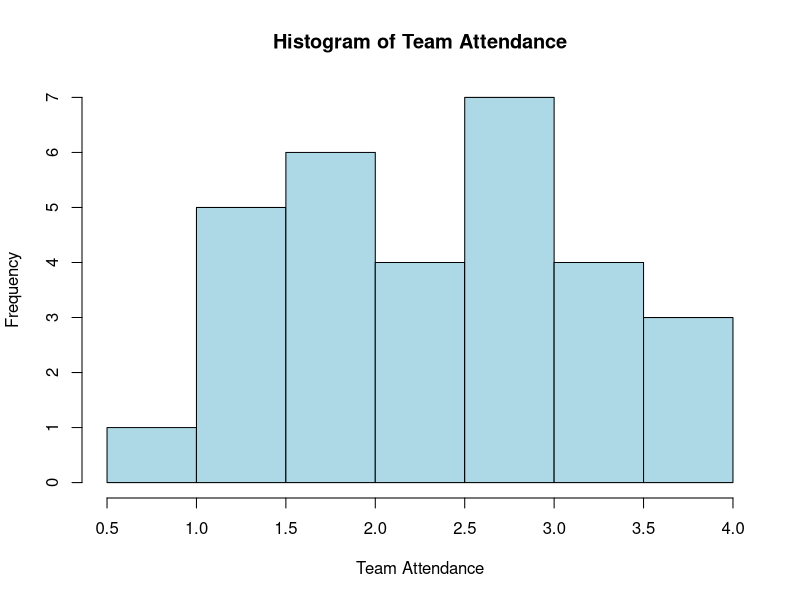
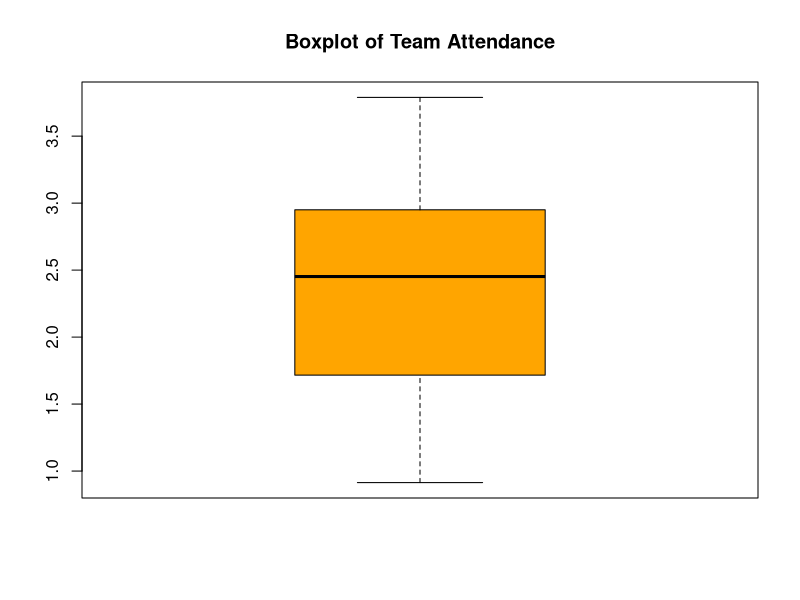
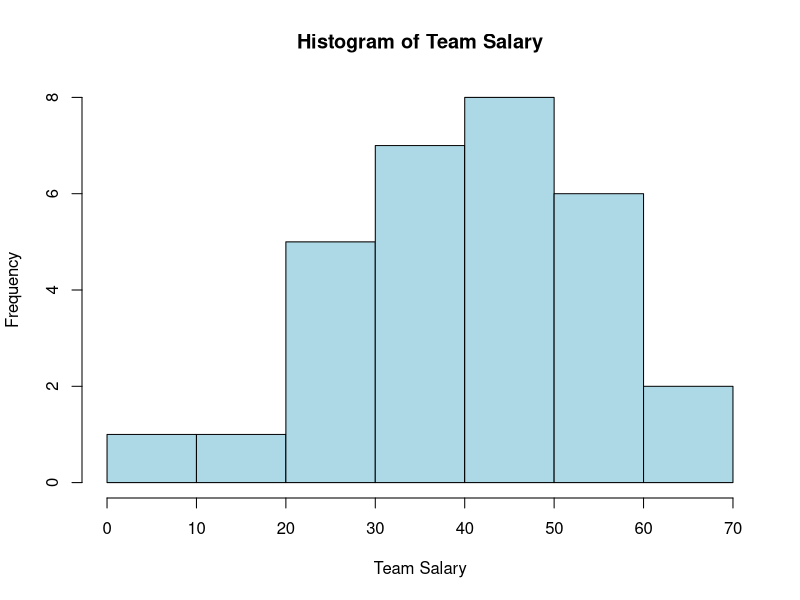
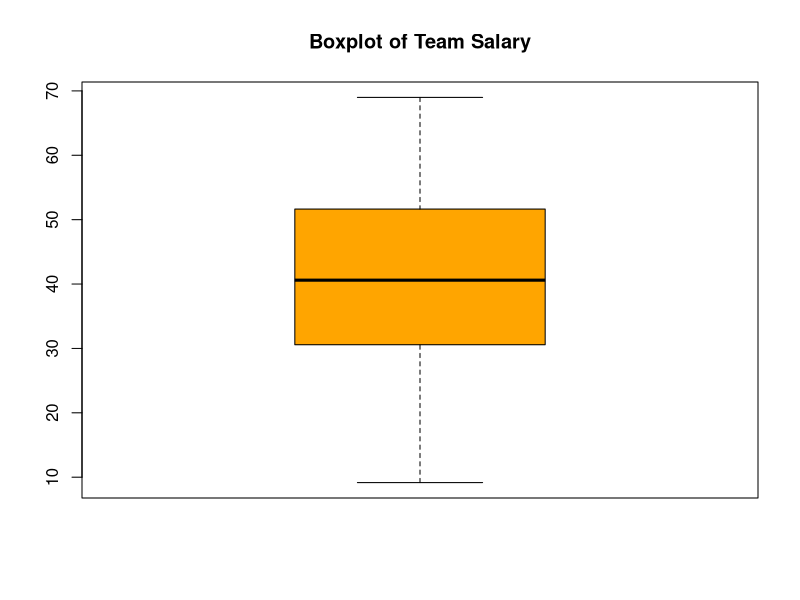
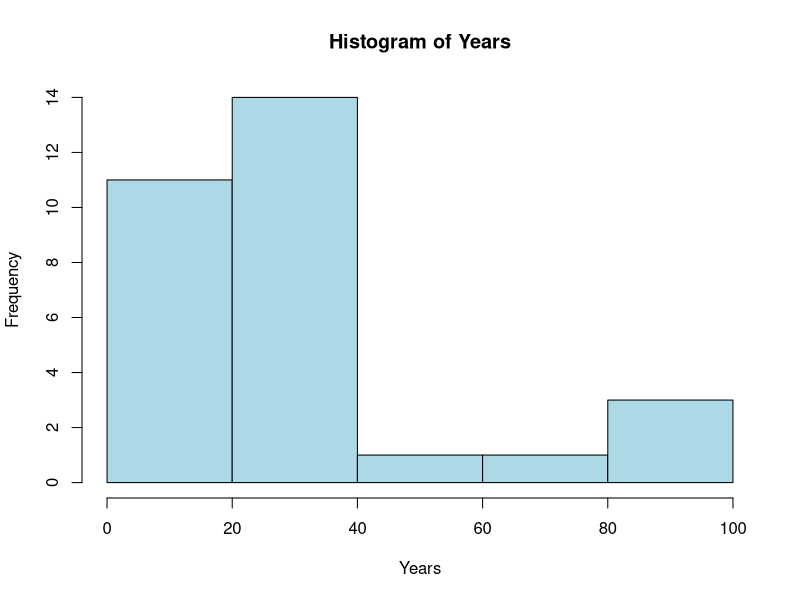
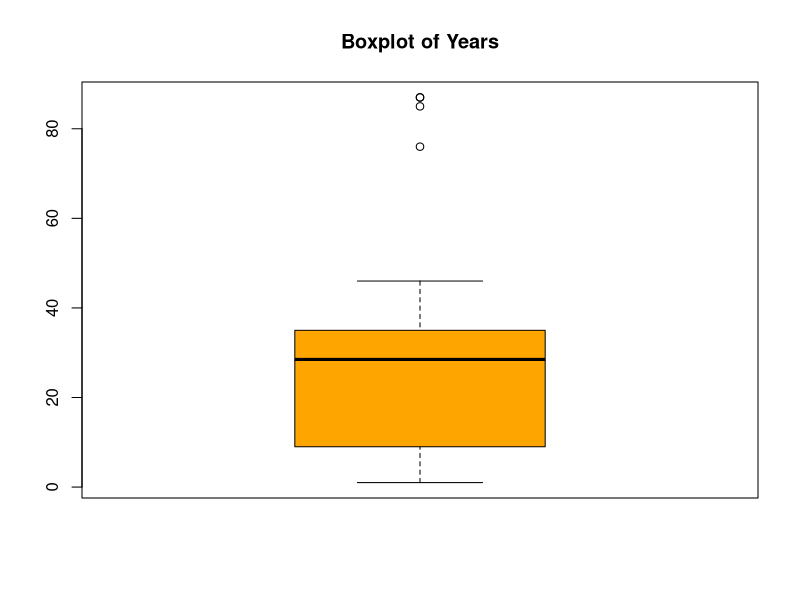

Here is the R script that generated these plots, in order:
###############################
# ADDITIONAL LAB 02 – FULL CODE
###############################

# 1️⃣ Enter the Dataset

Team <- c("Atlanta Braves","New York Mets","Philadelphia Phillies","Florida Marlins",
          "Houston Astros","Chicago Cubs","St. Louis Cardinals","Cincinnati Reds",
          "Milwaukee Brewers","Pittsburgh Pirates","San Diego Padres",
          "San Francisco Giants","Colorado Rockies","Arizona Diamondbacks",
          "New York Yankees","Boston Red Sox","Toronto Blue Jays",
          "Baltimore Orioles","Tampa Bay Devil","Cleveland Indians",
          "Chicago White Sox","Kansas City Royals","Minnesota Twins",
          "Detroit Tigers","Texas Rangers","Anaheim Angels",
          "Seattle Mariners","Oakland Athletics","Montreal Expos",
          "Los Angeles Dodgers")

X1 <- c(3.361,2.288,1.716,0.914,1.750,2.450,2.623,3.195,1.794,1.812,
        1.561,2.556,1.926,3.089,3.789,3.603,2.950,2.344,2.454,3.685,
        2.506,3.467,1.391,1.495,1.166,1.409,2.927,2.519,2.644,1.232)

X2 <- c(59.536,49.518,34.370,9.162,33.434,40.629,49.433,52.575,
        21.995,32.393,13.352,45.368,40.571,47.970,47.435,30.572,
        63.461,51.647,48.666,68.988,25.318,59.584,36.840,32.963,
        26.183,22.725,55.305,38.702,52.027,20.063)

X3 <- c(3,35,28,23,12,34,85,33,29,46,29,32,39,37,4,1,76,87,10,7,
        9,5,8,26,17,87,5,33,23,33)

data <- data.frame(Team, Team_Attendance=X1, Team_Salary=X2, Years=X3)


variables <- list(X1, X2, X3)
names <- c("Team Attendance","Team Salary","Years")

for(i in 1:3){
  
  cat("\n")
  cat("Variable:", names[i], "\n")
  cat("\n")
  
  # Histogram
  hist(variables[[i]], main=paste("Histogram of", names[i]),
       col="lightblue", xlab=names[i])
  
  # Boxplot
  boxplot(variables[[i]], main=paste("Boxplot of", names[i]),
          col="orange")
  
  # Stem & Leaf
  cat("\nStem-and-Leaf Plot:\n")
  stem(variables[[i]])
  
  # Mean, Median, SD
  cat("\nMean:", mean(variables[[i]]))
  cat("\nMedian:", median(variables[[i]]))
  cat("\nStandard Deviation:", sd(variables[[i]]))
  
  # Quartiles
  cat("\nFirst Quartile (Q1):", quantile(variables[[i]],0.25))
  cat("\nThird Quartile (Q3):", quantile(variables[[i]],0.75))
  
  # IQR
  cat("\nInterquartile Range (IQR):", IQR(variables[[i]]))
  
  cat("\n\n")
}

mode_function <- function(x){
  ux <- unique(x)
  ux[which.max(tabulate(match(x, ux)))]
}

cat("\nMode of Years:", mode_function(X3), "\n")


outlier_function <- function(x){
  Q1 <- quantile(x,0.25)
  Q3 <- quantile(x,0.75)
  IQR_value <- IQR(x)
  
  lower <- Q1 - 1.5*IQR_value
  upper <- Q3 + 1.5*IQR_value
  
  x[x < lower | x > upper]
}

cat("\nOutliers in Team Attendance:\n")
print(outlier_function(X1))

cat("\nOutliers in Team Salary:\n")
print(outlier_function(X2))

cat("\nOutliers in Years:\n")
print(outlier_function(X3))
